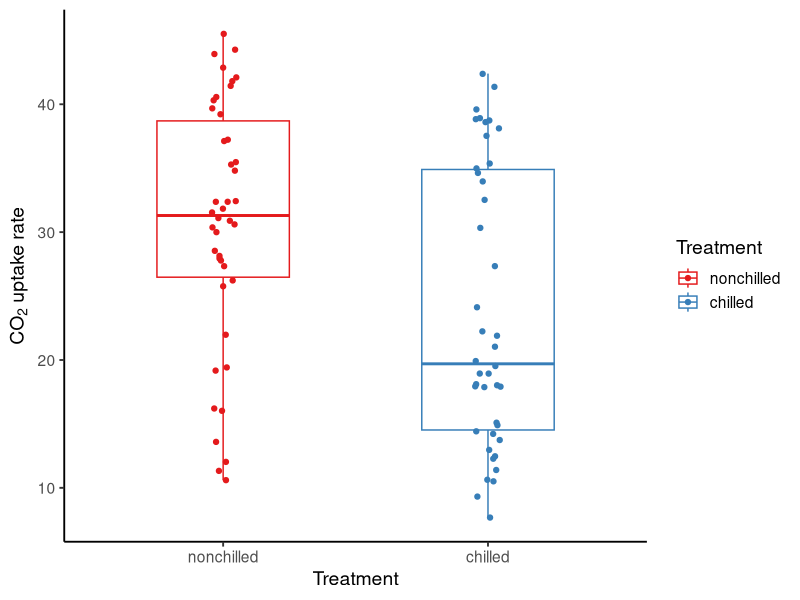
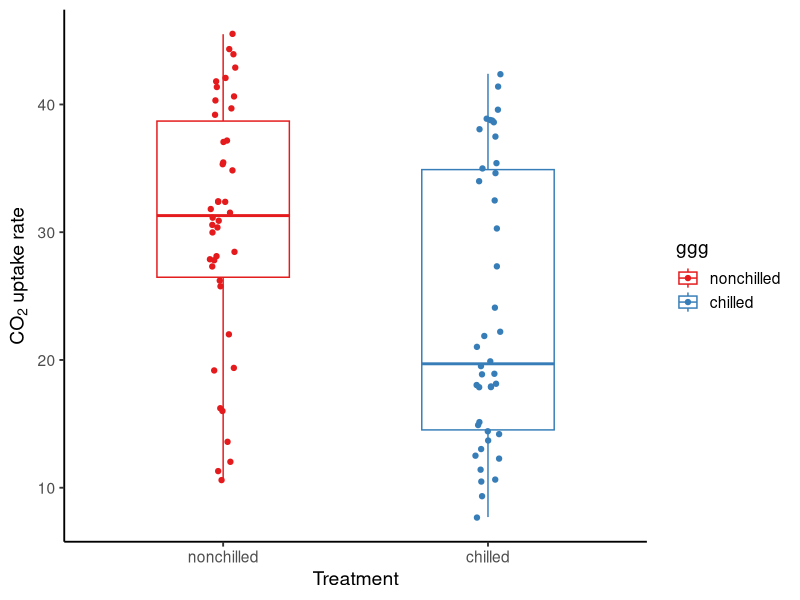

Source code (R) for these figures, in order:
## ---- chunk 1
knitr::opts_chunk$set(message = F, 
                      error = F, 
                      warning = F)

## ---- chunk 2
library(tidyverse)

### Boxplot of CO2 uptake rates by treatment
P <- ggplot(data = CO2) + 
  geom_boxplot(aes(x = Treatment, y = uptake, color = Treatment), width = 0.5) + 
  geom_point(aes(x = Treatment, y = uptake, color = Treatment), position = position_jitter(width = 0.05)) + 
  labs(x = "Treatment", y = expression(paste(CO[2], " uptake rate"))) + 
  theme_classic(base_size = 14) + 
  scale_color_brewer(palette = "Set1")

P
## ---- chunk 3
P + guides(color = guide_legend(title = "ggg"))
  
